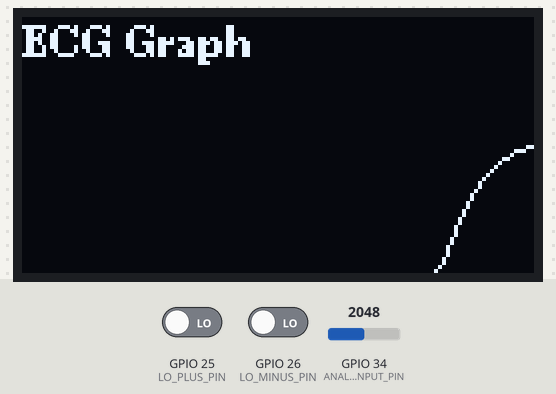
Bench run of a sketch on a simulated ESP32. Parts: 128×64 one-colour display. Inputs (shaded band) come from the test bench; at power-on: GPIO 34 (ANALOG_INPUT_PIN) = 2048, GPIO 25 (LO_PLUS_PIN) LOW, GPIO 26 (LO_MINUS_PIN) LOW. What the sketch prints to the serial monitor is not drawn.

Above: at 1.2 s.
1.3 s: GPIO 34 (ANALOG_INPUT_PIN) set to 2866
At 2.09 s:
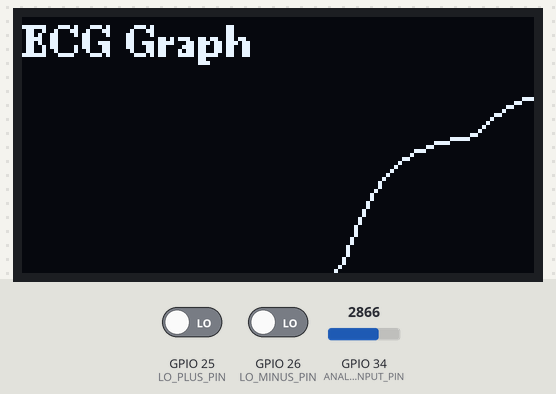
3.1 s: GPIO 25 (LO_PLUS_PIN) driven HIGH
At 3.9 s:
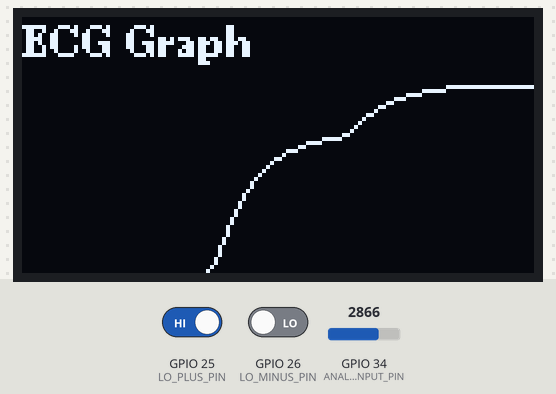
4.6 s: GPIO 25 (LO_PLUS_PIN) driven LOW
At 5.09 s:
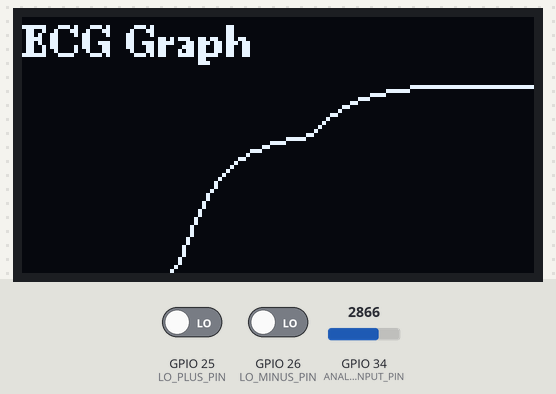
6.1 s: GPIO 26 (LO_MINUS_PIN) driven HIGH
At 7.3 s:
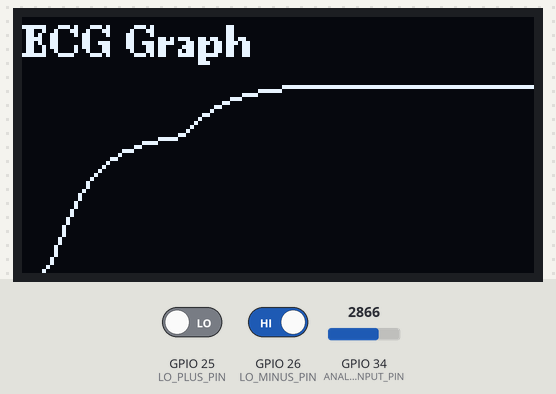
7.6 s: GPIO 26 (LO_MINUS_PIN) driven LOW
At 8.09 s:
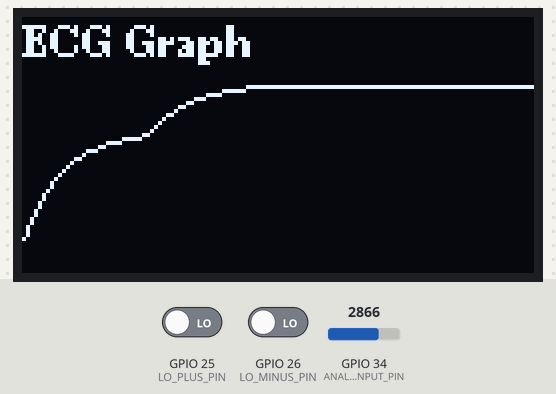
9.1 s: GPIO 34 (ANALOG_INPUT_PIN) set to 2047
At 9.96 s:
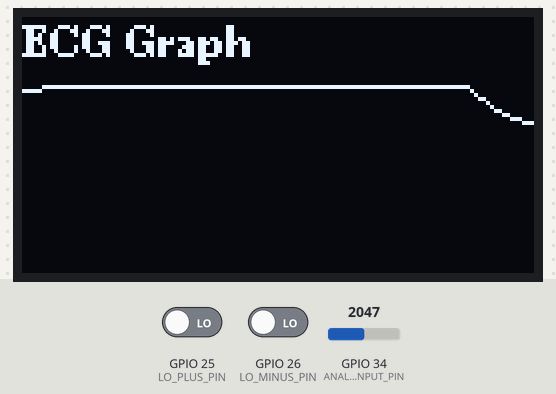
Timing chart, 0 to 12.0 s (numbered marks = the images above; inputs shaded):
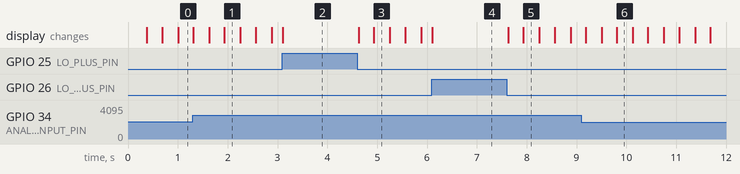

The sketch:

ecg.ino
```cpp
#include <Wire.h>
#include <U8g2lib.h>

#define LO_PLUS_PIN 25       // Setup for leads off detection LO+
#define LO_MINUS_PIN 26      // Setup for leads off detection LO-
#define ANALOG_INPUT_PIN 34  // Analog input for AD8232 signal

// Define custom SDA and SCL pins
#define SDA_PIN 32  // Use GPIO 32 for SDA
#define SCL_PIN 33  // Use GPIO 33 for SCL

// Initialize the display with the SH1106 driver using custom SDA and SCL pins
U8G2_SH1106_128X64_NONAME_F_HW_I2C u8g2(U8G2_R0, SDA_PIN, SCL_PIN, /* reset=*/ U8X8_PIN_NONE);

// Array to store ECG data (graph data buffer)
int ecgData[128];  // 128 data points for the ECG graph
int dataIndex = 0;     // To keep track of the data index (renamed variable)

// Define moving average size
#define MOVING_AVERAGE_SIZE 7  // Increase the moving average window size to 7
int movingAverageBuffer[MOVING_AVERAGE_SIZE];  // Buffer to store the last N readings
int movingAverageIndex = 0;  // Index for the moving average buffer

// Low-pass filter parameters
float lastFilteredValue = 0.0;
float alpha = 0.1;  // Decrease the low-pass filter coefficient to 0.1 (less smoothing)

#define SIGNAL_BOOST_FACTOR 1.5  // Reduce the signal boost factor to 1.5 (instead of 2)

void setup() {
  Serial.begin(115200);
  Serial.println("Initializing ECG...");
  pinMode(LO_PLUS_PIN, INPUT);
  pinMode(LO_MINUS_PIN, INPUT);

  analogSetAttenuation(ADC_0db); // Configure ADC for 0-3.3V range

  // Initialize the I2C communication
  Wire.begin(SDA_PIN, SCL_PIN);

  // Initialize the OLED display
  Serial.println("Initializing display...");
  u8g2.begin();  // Initialize the display
  if (!u8g2.begin()) {
    Serial.println("Error: Display not found!");
    while (1);  // Halt execution if the display is not found
  }
  Serial.println("Display initialized successfully.");
}

void loop() {
  int loPlus = digitalRead(LO_PLUS_PIN);
  int loMinus = digitalRead(LO_MINUS_PIN);

  if (loPlus == HIGH || loMinus == HIGH) {
    Serial.println("! Lead off detected");
  } else {
    // Read the ECG signal from the AD8232
    int sensorValue = 0;
    for (int i = 0; i < 10; i++) { // Average 10 readings
      sensorValue += analogRead(ANALOG_INPUT_PIN);
    }
    sensorValue /= 10;  // Average the value

    // Apply signal processing techniques to improve the signal
    sensorValue = applySignalBoost(sensorValue); // Boost the signal if needed
    sensorValue = applyLowPassFilter(sensorValue); // Apply low-pass filter
    sensorValue = applyMovingAverage(sensorValue); // Apply moving average filter

    // Shift the ECG data for new data point
    for (int i = 0; i < 127; i++) {
      ecgData[i] = ecgData[i + 1];
    }
    ecgData[127] = sensorValue;  // Add new ECG value to the end of the array

    // Display the ECG graph
    displayECGGraph();
  }

  delay(10); // Add slight delay for stability
}

// Function to apply signal boost (amplifies the signal)
int applySignalBoost(int rawValue) {
  int boostedValue = rawValue * SIGNAL_BOOST_FACTOR;

  // Limit the boosted value to the maximum of 4095 (12-bit ADC max value)
  if (boostedValue > 4095) {
    boostedValue = 4095;
  }
  return boostedValue;
}

// Function to apply low-pass filter
int applyLowPassFilter(int currentValue) {
  lastFilteredValue = lastFilteredValue + alpha * (currentValue - lastFilteredValue);
  return (int)lastFilteredValue;
}

// Function to apply moving average filter
int applyMovingAverage(int newValue) {
  // Shift the old values in the buffer
  for (int i = 1; i < MOVING_AVERAGE_SIZE; i++) {
    movingAverageBuffer[i - 1] = movingAverageBuffer[i];
  }

  // Add the new value to the buffer
  movingAverageBuffer[MOVING_AVERAGE_SIZE - 1] = newValue;

  // Calculate the average of the values in the buffer
  int sum = 0;
  for (int i = 0; i < MOVING_AVERAGE_SIZE; i++) {
    sum += movingAverageBuffer[i];
  }
  int averageValue = sum / MOVING_AVERAGE_SIZE;  // Get the average

  return averageValue;
}

// Function to display the ECG graph
void displayECGGraph() {
  u8g2.clearBuffer();  // Clear the internal memory buffer

  // Set the display parameters
  u8g2.setFont(u8g2_font_ncenB08_tr); // Use a simple font

  // Move the label below the graph
  u8g2.drawStr(0, 10, "ECG Graph");

  // Draw ECG data on the graph (line by line)
  for (int i = 1; i < 128; i++) {
    // Map the sensor value to the display range (0-48) based on the data range
    int prevValue = map(ecgData[i - 1], 0, 4095, 0, 48);  // Map value to display height (lower scale)
    int currentValue = map(ecgData[i], 0, 4095, 0, 48);  // Map value to display height (lower scale)

    // Draw line between previous and current ECG data point
    u8g2.drawLine(i - 1, 64 - prevValue, i, 64 - currentValue);
  }

  u8g2.sendBuffer();  // Push the buffer to the screen
}
```

Measured:
- after the input at 4.6 s, the display: first changes at once (image 3 shows a later state)
- after the input at 7.6 s, the display: first changes at once (image 5 shows a later state)
